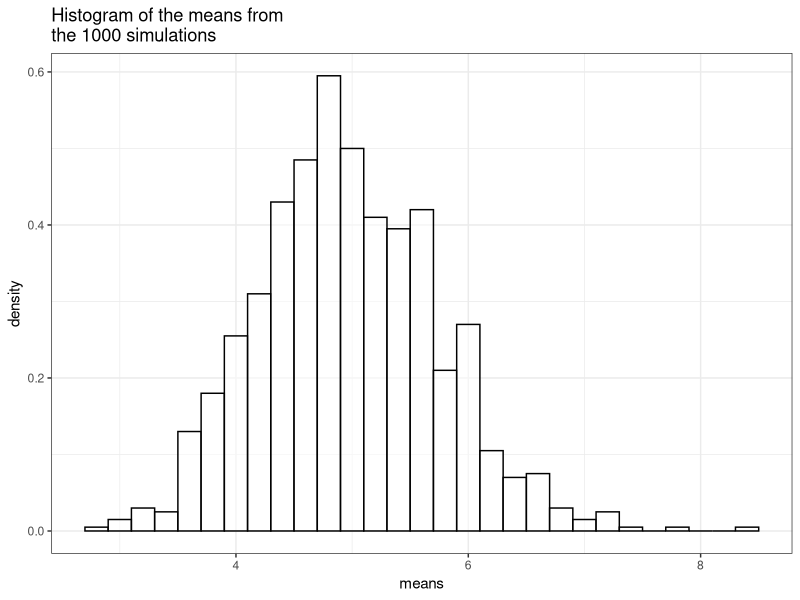
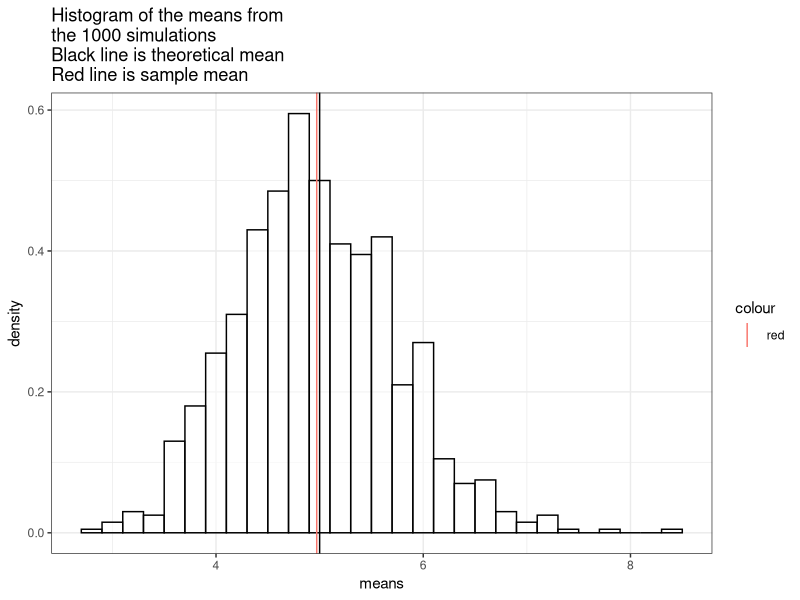
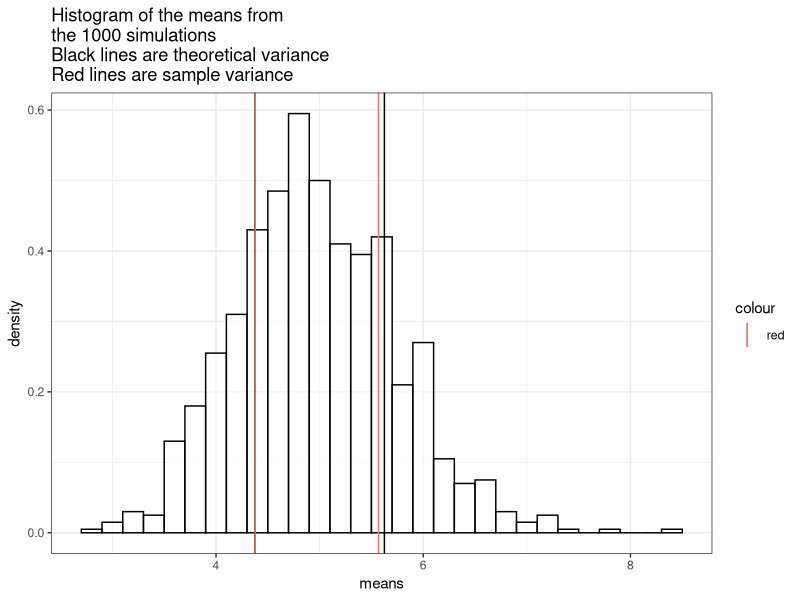
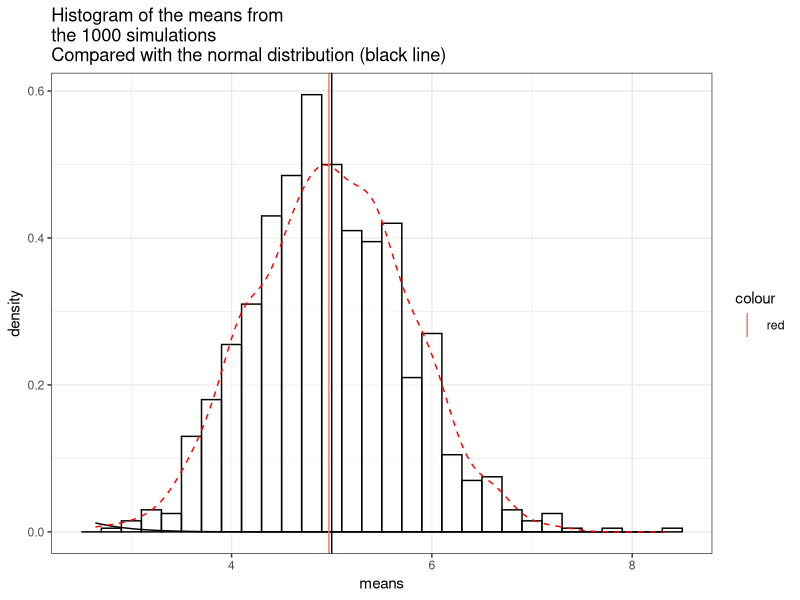

Recreate these plots in R, in order.
## ---- chunk 1
library(ggplot2)
## ---- chunk 2
lambda <- 0.2
n <- 40 
number_simulations <- 1000
set.seed(12345)
## ---- chunk 3
### run simulation getting the mean for 1000 simulations
means <- NULL
for (i in 1:number_simulations) means = c(means, mean(rexp(n, lambda)))
means <- as.data.frame(means)
## ---- chunk 4
a <- ggplot(means, aes(x=means))
a + geom_histogram(alpha = .50, binwidth=.2, colour="black", fill="white", 
                   aes(y = ..density..)) +
    ggtitle("Histogram of the means from\nthe 1000 simulations") +
    theme_bw()
## ---- chunk 5
### theoretical mean 
theor_mean <- 1/lambda
### simulation mean
sample_mean <- mean(means$means)
print(c(theor_mean, sample_mean))
## ---- chunk 6
a <- ggplot(means, aes(x=means))
a + geom_histogram(alpha = .50, binwidth=.2, colour="black", fill="white", 
                   aes(y = ..density..)) +
    geom_vline(aes(xintercept=theor_mean)) +
    geom_vline(aes(xintercept=sample_mean, colour = "red")) +
    theme_bw() +
    ggtitle("Histogram of the means from\nthe 1000 simulations\nBlack line is theoretical mean\nRed line is sample mean")
## ---- chunk 7
### theoretical variance of an exponetial distribution is 1/(n*lambda^2)
theor_var <-  1/(n * lambda^2)
### simulation variance
sample_var <- var(means$means)
print(c(theor_var, sample_var))
## ---- chunk 8
a <- ggplot(means, aes(x=means))
a + geom_histogram(alpha = .50, binwidth=.2, colour="black", fill="white", 
                   aes(y = ..density..)) +
    geom_vline(aes(xintercept=theor_mean-theor_var)) +
    geom_vline(aes(xintercept=theor_mean+theor_var)) +
    geom_vline(aes(xintercept=sample_mean+sample_var, colour = "red")) +
    geom_vline(aes(xintercept=sample_mean-sample_var, colour = "red")) +
    theme_bw() +
    ggtitle("Histogram of the means from\nthe 1000 simulations\nBlack lines are theoretical variance\nRed lines are sample variance")
## ---- chunk 9
a <- ggplot(means, aes(x=means))
a + geom_histogram(alpha = .50, binwidth=.2, colour="black", fill="white", 
                   aes(y = ..density..)) +
    stat_function(fun = dnorm, arg = list(mean = theor_mean,
                                          sd = sqrt(theor_var))) +
    geom_density(inherit.aes=F, aes(rnorm(n = number_simulations, 
                                          mean = sample_mean,
                                          sd = sqrt(sample_var))), 
                 linetype='dashed', colour = "red") +
    geom_vline(aes(xintercept=theor_mean)) +
    geom_vline(aes(xintercept=sample_mean, colour = "red")) +
    theme_bw() +
    ggtitle("Histogram of the means from\nthe 1000 simulations\nCompared with the normal distribution (black line)")
